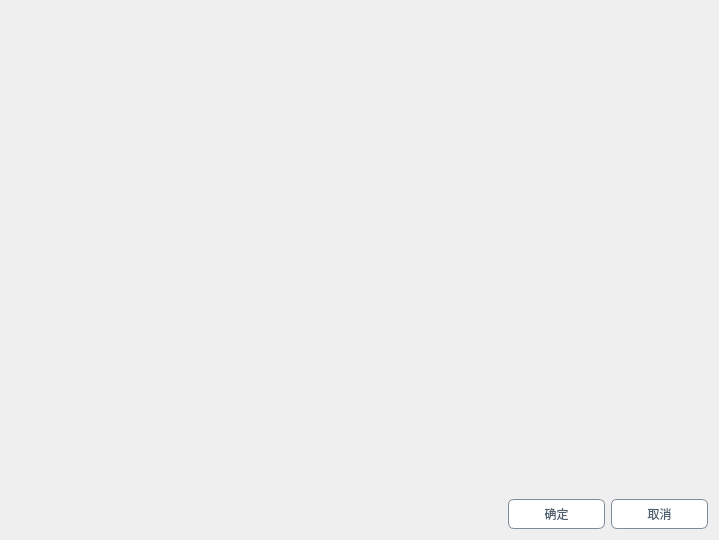
<?xml version="1.0" encoding="UTF-8"?>
<ui version="4.0">
 <class>CustomMainWindow</class>
 <widget class="QWidget" name="CustomMainWindow">
  <property name="geometry">
   <rect>
    <x>0</x>
    <y>0</y>
    <width>719</width>
    <height>540</height>
   </rect>
  </property>
  <property name="windowTitle">
   <string>测试</string>
  </property>
  <layout class="QVBoxLayout" name="verticalLayout">
   <item>
    <spacer name="verticalSpacer">
     <property name="orientation">
      <enum>Qt::Vertical</enum>
     </property>
     <property name="sizeType">
      <enum>QSizePolicy::Fixed</enum>
     </property>
     <property name="sizeHint" stdset="0">
      <size>
       <width>20</width>
       <height>40</height>
      </size>
     </property>
    </spacer>
   </item>
   <item>
    <widget class="QLabel" name="label">
     <property name="minimumSize">
      <size>
       <width>0</width>
       <height>400</height>
      </size>
     </property>
     <property name="styleSheet">
      <string notr="true">border-image: url(:/pic.png);</string>
     </property>
     <property name="text">
      <string/>
     </property>
    </widget>
   </item>
   <item>
    <spacer name="verticalSpacer_2">
     <property name="orientation">
      <enum>Qt::Vertical</enum>
     </property>
     <property name="sizeHint" stdset="0">
      <size>
       <width>20</width>
       <height>40</height>
      </size>
     </property>
    </spacer>
   </item>
   <item>
    <layout class="QHBoxLayout" name="horizontalLayout">
     <item>
      <spacer name="horizontalSpacer">
       <property name="orientation">
        <enum>Qt::Horizontal</enum>
       </property>
       <property name="sizeHint" stdset="0">
        <size>
         <width>40</width>
         <height>20</height>
        </size>
       </property>
      </spacer>
     </item>
     <item>
      <widget class="QPushButton" name="pushButton">
       <property name="minimumSize">
        <size>
         <width>97</width>
         <height>30</height>
        </size>
       </property>
       <property name="maximumSize">
        <size>
         <width>97</width>
         <height>30</height>
        </size>
       </property>
       <property name="styleSheet">
        <string notr="true">color: #4F5F6F;
background-color: #FFFFFF;
border-radius: 6px;
border: 1px solid #7F8B97;</string>
       </property>
       <property name="text">
        <string>确定</string>
       </property>
      </widget>
     </item>
     <item>
      <widget class="QPushButton" name="pushButton_2">
       <property name="minimumSize">
        <size>
         <width>97</width>
         <height>30</height>
        </size>
       </property>
       <property name="maximumSize">
        <size>
         <width>97</width>
         <height>30</height>
        </size>
       </property>
       <property name="styleSheet">
        <string notr="true">color: #4F5F6F;
background-color: #FFFFFF;
border-radius: 6px;
border: 1px solid #7F8B97;</string>
       </property>
       <property name="text">
        <string>取消</string>
       </property>
      </widget>
     </item>
    </layout>
   </item>
  </layout>
 </widget>
 <resources>
  <include location="resource.qrc"/>
 </resources>
 <connections/>
</ui>
